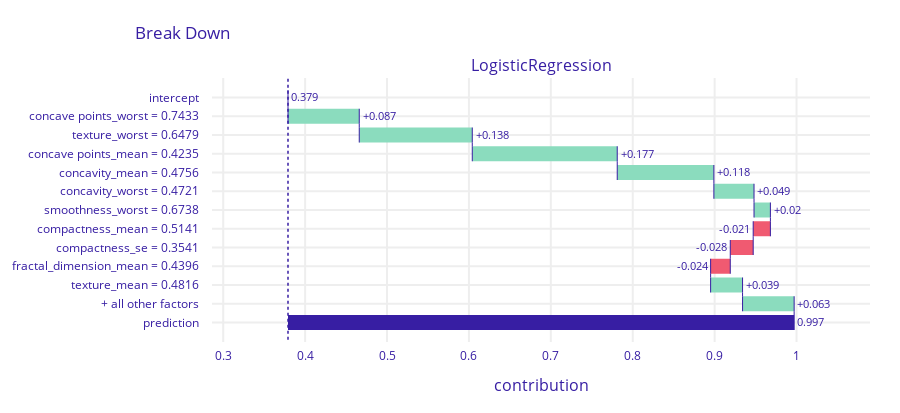

Here is the notebook cell this chart was saved with:
### Code cell
sample_explanation = explainer_dalex.predict_parts(sample)
sample_explanation.plot()

### Figure 1 — Plotly figure (JSON) as saved in the notebook; plotly's stock layout.template omitted (floating-point values rounded to 4 significant figures)
{"data": [{"base": 0.3791, "connector": {"line": {"color": "#371ea3", "dash": "solid", "width": 1}, "mode": "spanning"}, "decreasing": {"marker": {"color": "#f05a71"}}, "hoverinfo": "text+delta", "hoverlabel": {"bgcolor": "rgba(0,0,0,0.8)"}, "hovertext": ["Average response: 0.379<br>Prediction: 0.997", "concave points_worst = 0.7433<br>increases average response by", "texture_worst = 0.6479<br>increases average response by", "concave points_mean = 0.4235<br>increases average response by", "concavity_mean = 0.4756<br>increases average response by", "concavity_worst = 0.4721<br>increases average response by", "smoothness_worst = 0.6738<br>increases average response by", "compactness_mean = 0.5141<br>decreases average response by", "compactness_se = 0.3541<br>decreases average response by", "fractal_dimension_mean = 0.4396<br>decreases average response by", "texture_mean = 0.4816<br>increases average response by", "+ all other factors<br>increases average response by", "Average response: 0.379<br>Prediction: 0.997"], "increasing": {"marker": {"color": "#8bdcbe"}}, "measure": ["relative", "relative", "relative", "relative", "relative", "relative", "relative", "relative", "relative", "relative", "relative", "relative", "total"], "orientation": "h", "showlegend": false, "text": ["0.379", "+0.087", "+0.138", "+0.177", "+0.118", "+0.049", "+0.02", "-0.021", "-0.028", "-0.024", "+0.039", "+0.063", "0.997"], "textposition": "outside", "totals": {"marker": {"color": "#371ea3"}}, "type": "waterfall", "x": [0, 0.087, 0.138, 0.177, 0.118, 0.049, 0.02, -0.021, -0.028, -0.024, 0.039, 0.063, 0.618], "xaxis": "x", "y": ["intercept", "concave points_worst = 0.7433", "texture_worst = 0.6479", "concave points_mean = 0.4235", "concavity_mean = 0.4756", "concavity_worst = 0.4721", "smoothness_worst = 0.6738", "compactness_mean = 0.5141", "compactness_se = 0.3541", "fractal_dimension_mean = 0.4396", "texture_mean = 0.4816", "+ all other factors", "prediction"], "yaxis": "y"}], "layout": {"annotations": [{"font": {"size": 16}, "showarrow": false, "text": "LogisticRegression", "x": 0.5, "xanchor": "center", "xref": "paper", "y": 1, "yanchor": "bottom", "yref": "paper"}, {"font": {"size": 16}, "showarrow": false, "text": "contribution", "x": 0.5, "xanchor": "center", "xref": "paper", "y": 0, "yanchor": "top", "yref": "paper", "yshift": -30}], "font": {"color": "#371ea3"}, "height": 413, "margin": {"b": 71, "r": 30, "t": 78}, "shapes": [{"line": {"color": "#371ea3", "dash": "dot", "width": 1.5}, "type": "line", "x0": 0.3791, "x1": 0.3791, "xref": "x", "y0": -1, "y1": 13, "yref": "y"}], "title": {"text": "Break Down", "x": 0.15}, "xaxis": {"anchor": "y", "automargin": true, "domain": [0, 1], "fixedrange": true, "gridwidth": 2, "range": [0.2863, 1.09], "tickcolor": "white", "ticklen": 3, "ticks": "outside", "type": "linear", "zeroline": false}, "yaxis": {"anchor": "x", "automargin": true, "autorange": "reversed", "domain": [0, 1], "fixedrange": true, "gridwidth": 2, "tickcolor": "white", "ticklen": 10, "ticks": "outside", "type": "category"}}}
